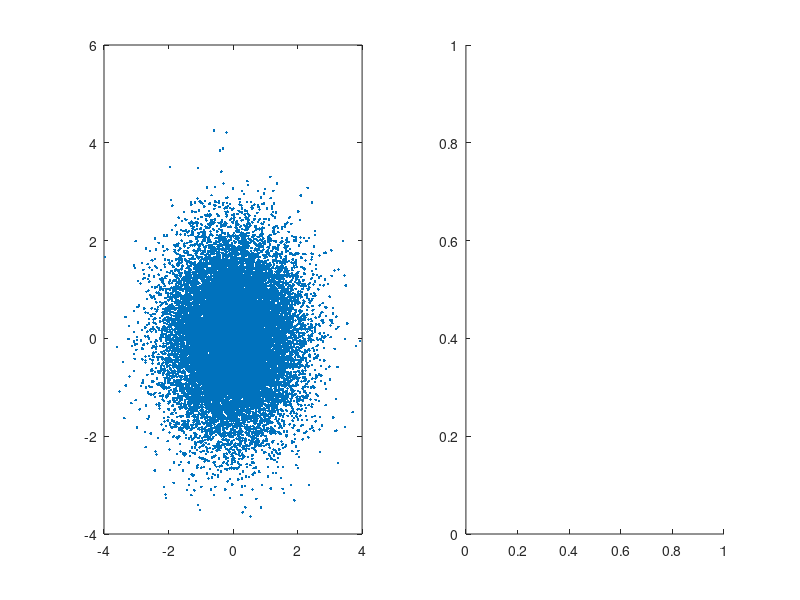

This chart was generated by the following MATLAB code: (Note: this script raises an error after producing the figure.)
close all
clear all
samples = 20000

data = randn(2,samples)

figure
subplot(1,2,1)
plot(data(1,:),data(2,:), '.');
subplot(1,2,2)
histogram(data,500);
covariance = cov(data);
disp(covariance);
